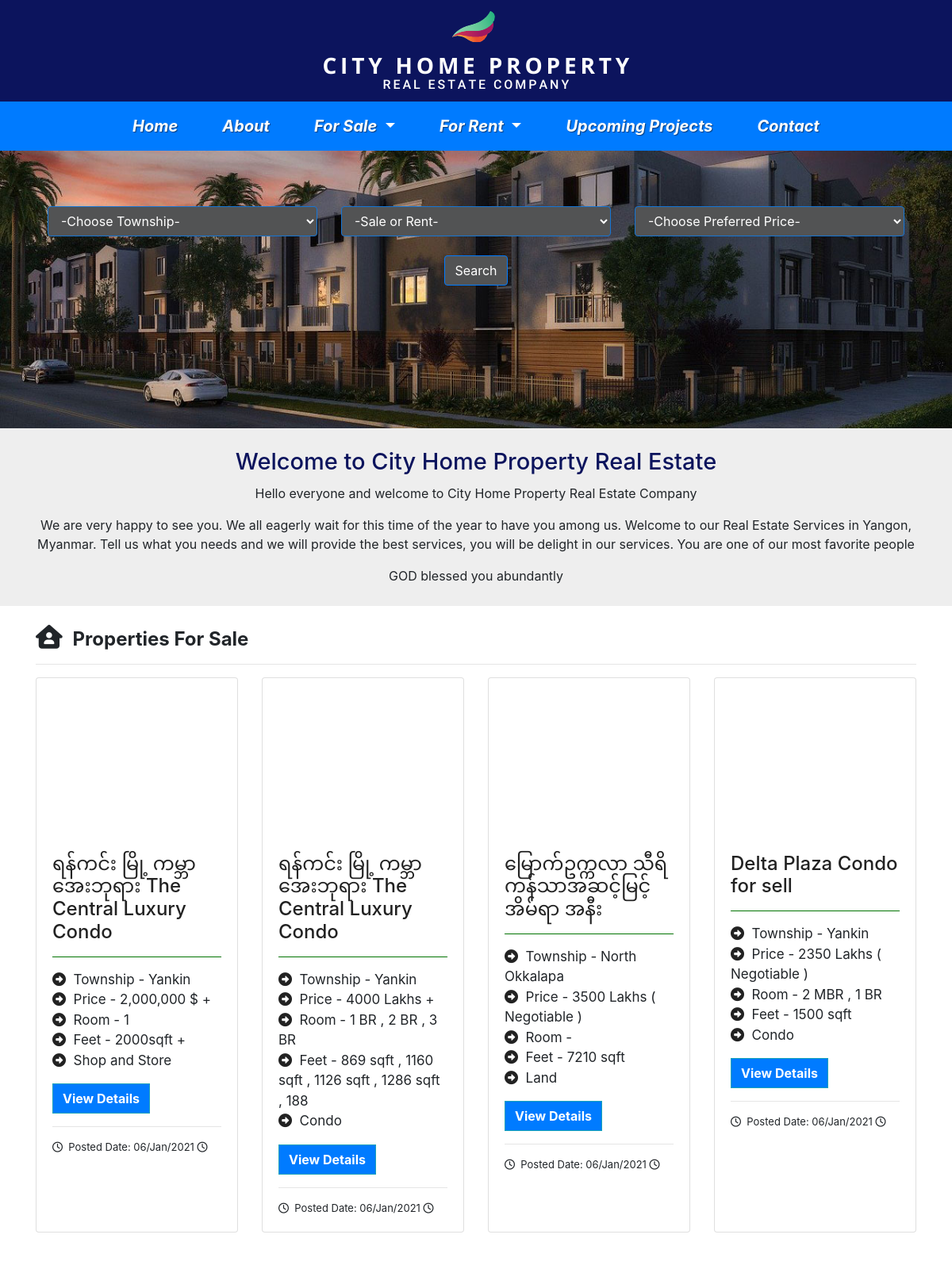
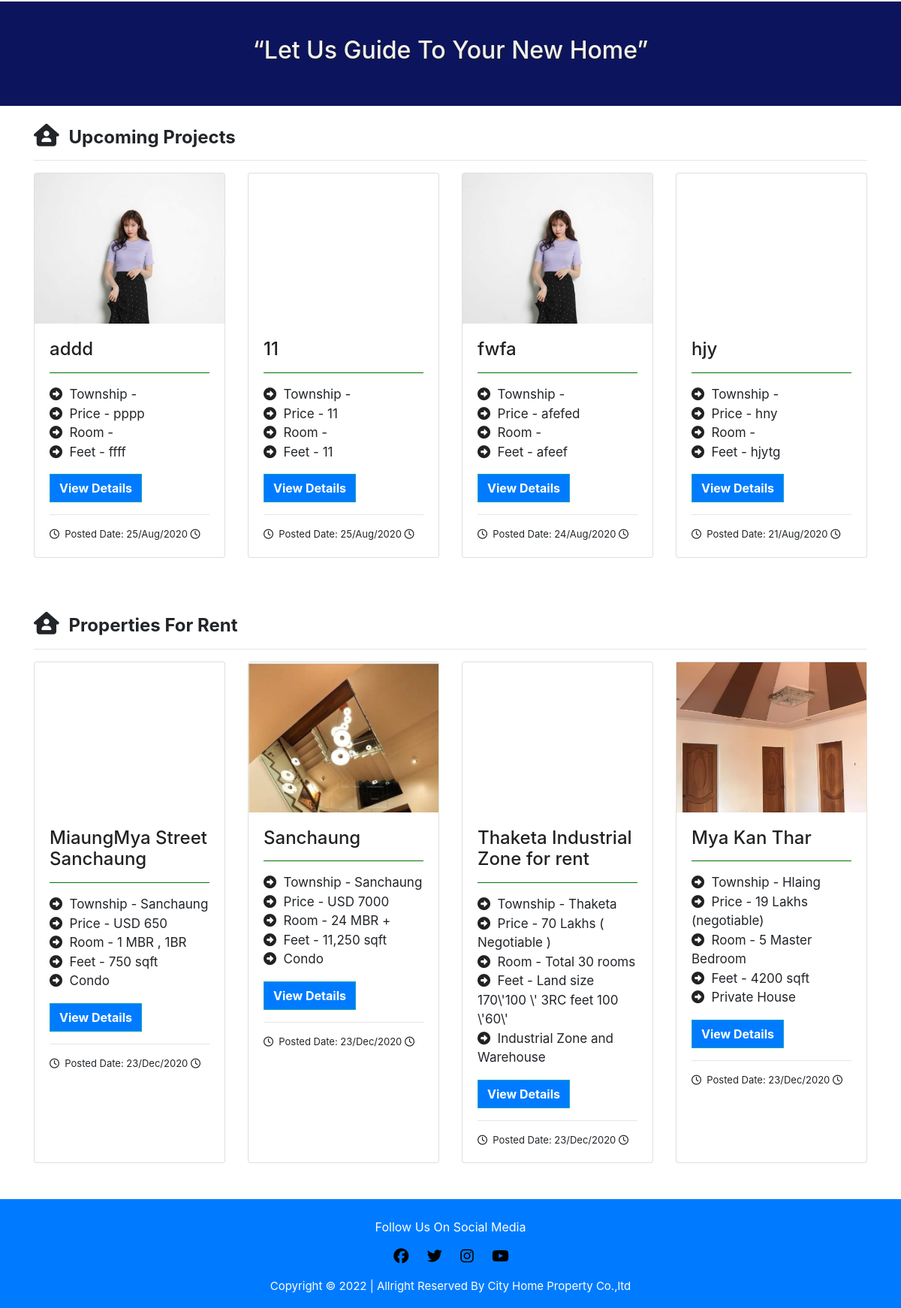
The page / on the database its author committed (2 pictures, top to bottom).
### tables this page shows
CREATE TABLE `for_sale` (
  `id` int(20) NOT NULL,
  `address` varchar(250) NOT NULL,
  `township` varchar(250) NOT NULL,
  `price` varchar(250) NOT NULL,
  `room` varchar(200) DEFAULT NULL,
  `feet` varchar(50) NOT NULL,
  `description` text NOT NULL,
  `img1` text NOT NULL,
  `img2` text NOT NULL,
  `img3` text NOT NULL,
  `img4` text NOT NULL,
  `img5` text NOT NULL,
  `img6` text NOT NULL,
  `img7` text NOT NULL,
  `img8` text NOT NULL,
  `img9` text NOT NULL,
  `img10` text NOT NULL,
  `img11` text NOT NULL,
  `img12` text NOT NULL,
  `img13` text NOT NULL,
  `img14` text NOT NULL,
  `img15` text NOT NULL,
  `img16` text NOT NULL,
  `img17` text NOT NULL,
  `img18` text NOT NULL,
  `img19` text NOT NULL,
  `img20` text NOT NULL,
  `category_name` varchar(50) NOT NULL,
  `sold` int(2) NOT NULL DEFAULT '0',
  `created` timestamp NOT NULL DEFAULT CURRENT_TIMESTAMP,
  `updated` timestamp NOT NULL DEFAULT CURRENT_TIMESTAMP
);

CREATE TABLE `project` (
  `id` int(20) NOT NULL,
  `address` varchar(250) NOT NULL,
  `township` varchar(250) NOT NULL,
  `price` varchar(250) NOT NULL,
  `room` varchar(200) NOT NULL,
  `feet` varchar(12) NOT NULL,
  `description` text NOT NULL,
  `sold` int(2) NOT NULL DEFAULT '0',
  `img1` text NOT NULL,
  `img2` text NOT NULL,
  `img3` text NOT NULL,
  `img4` text NOT NULL,
  `img5` text NOT NULL,
  `img6` text NOT NULL,
  `img7` text NOT NULL,
  `created` timestamp NOT NULL DEFAULT CURRENT_TIMESTAMP,
  `updated` timestamp NOT NULL DEFAULT CURRENT_TIMESTAMP
);

CREATE TABLE `for_rent` (
  `id` int(20) NOT NULL,
  `address` varchar(250) NOT NULL,
  `township` varchar(250) NOT NULL,
  `price` varchar(250) NOT NULL,
  `room` varchar(200) DEFAULT NULL,
  `feet` varchar(50) NOT NULL,
  `description` text NOT NULL,
  `img1` text NOT NULL,
  `img2` text NOT NULL,
  `img3` text NOT NULL,
  `img4` text NOT NULL,
  `img5` text NOT NULL,
  `img6` text NOT NULL,
  `img7` text NOT NULL,
  `img8` text NOT NULL,
  `img9` text NOT NULL,
  `img10` text NOT NULL,
  `img11` text NOT NULL,
  `img12` text NOT NULL,
  `img13` text NOT NULL,
  `img14` text NOT NULL,
  `img15` text NOT NULL,
  `img16` text NOT NULL,
  `img17` text NOT NULL,
  `img18` text NOT NULL,
  `img19` text NOT NULL,
  `img20` text NOT NULL,
  `category_name` varchar(50) NOT NULL,
  `sold` int(2) NOT NULL DEFAULT '0',
  `created` timestamp NOT NULL DEFAULT CURRENT_TIMESTAMP,
  `updated` timestamp NOT NULL DEFAULT CURRENT_TIMESTAMP
);

### index.php (the view, shortened to what this page needs)
<!DOCTYPE html>
<html>
<head>
  <?php include('pages/head.php');
     require_once('cityhome-admin/db.php');
  $saleSql= "SELECT * FROM for_sale ORDER BY id DESC  LIMIT 4";
  $mysale = mysqli_query($dbcon,$saleSql);
   $rentSql= "SELECT * FROM for_rent ORDER BY id DESC LIMIT 4";
   $myrent = mysqli_query($dbcon,$rentSql);
   $projectSql= "SELECT * FROM project ORDER BY id DESC LIMIT 4";
   $myproject = mysqli_query($dbcon,$projectSql);
  ?>
</head>
<body>
<?php include('pages/nav.php'); ?>
 <div class="search-bg">
    <div class="container">
 <div class="container">
  <form method="post" action="search.php">
  <div class="row">
    <div class="col-md-4" id="tomar1" >
        <select class="form-control" id="select" name="town">
          <option value="">-Choose Township-</option>
        </select>
    </div>
    <div class="col-md-4" id="tomar2">
          <select class="form-control" id="sr" name="choose">
            <option value="">-Sale or Rent-</option>
        </select>
    </div>
    <div class="col-md-4" id="tomar2">
        <select class="form-control" id="cp" name="choosePrice" disabled="">
            <option value="">-Choose Preferred Price-</option>
        </select>
    </div>
  </div>
  </div>
  <br>
<div class="sBtn">
    <button type="submit"  class="btn btn-primary" id="mbtn" placeholder="Search by Title" class="form-control" name="search" autocomplete="off" value="search">Search</button>
</div>
    </div>
</div>
<div style="background-color: #eee;" id="welcome">
  <h1 class ="text-center">Welcome to City Home Property Real Estate</h1>
  <p class="text-center">Hello everyone and welcome to City Home Property Real Estate Company </p>
  <p class="text-center">We are very happy to see you. We all eagerly wait for this time of the year to have you among us. Welcome to our Real Estate Services in Yangon, Myanmar. Tell us what you needs and we will provide the best services, you will be delight in our services. You are one of our most favorite people</p>
  <p class="text-center">GOD blessed you abundantly</p>
</div>
<br>
    <div class="container mycard">
    <div>
    <h4 > <i class="fas fa-house-user" style="font-size: 30px;"></i>&nbsp;&nbsp;<b>Properties For Sale</b></h4>
    </div>
    <hr>
    <div class="card-deck">
        <?php while($value = mysqli_fetch_assoc($mysale)){
        ?>
        <div class="card">
        <div style="background-image: url('cityhome-admin/sale/<?php echo $value['img1']; ?>'); height: 200px; background-size: cover;"></div>
        <div class="card-body">
        <h4 class="center"><?php echo $value['address']; ?></h4>
       <hr color="green">
           <p>
            <i class="fas fa-arrow-alt-circle-right"></i>&nbsp;&nbsp;Township - <?php echo $value['township']; ?> <br>
            <i class="fas fa-arrow-alt-circle-right"></i>&nbsp;&nbsp;Price - <?php echo $value['price']; ?><br>
            <i class="fas fa-arrow-alt-circle-right"></i>&nbsp;&nbsp;Room - <?php echo $value['room']; ?><br>
            <i class="fas fa-arrow-alt-circle-right"></i>&nbsp;&nbsp;Feet - <?php echo $value['feet']; ?><br>
            <i class="fas fa-arrow-alt-circle-right"></i>&nbsp;&nbsp;<?php echo $value['category_name']; ?><br>
          </p>
          <a href="saledetail.php?forsaleId=<?php echo $value['id']; ?>" class="btn btn-info"><b>View Details</b></a>
         <hr>
         <div class="post">
            <i class="far fa-clock"></i>&nbsp;&nbsp;Posted Date:  <?php echo date('d/M/Y',strtotime($value['created'])); ?> <i class="far fa-clock"></i>
         </div>
        </div>
      </div>
     <?php
       } ?>
      </div>
      </div>
<br><br>
  <div class="w-100 p-3"  id="middle">
  <h2 class ="text-center"><q>Let Us Guide To Your New Home</q></h2>
</div>
<br>
 <div class="container mycard">
  <div>
 <h4 > <i class="fas fa-house-user" style="font-size: 30px;"></i>&nbsp;&nbsp;<b>Upcoming Projects</b></h4>
</div>
 <hr>
    <div class="card-deck">
        <?php while($value = mysqli_fetch_assoc($myproject)){
        ?>
        <div class="card">
        <div style="background-image: url('cityhome-admin/project/<?php echo $value['img1']; ?>'); height: 200px; background-size: cover;"></div>
        <div class="card-body">
        <h4 class="center"><?php echo $value['address']; ?></h4>
       <hr color="green">
           <p>
            <i class="fas fa-arrow-alt-circle-right"></i>&nbsp;&nbsp;Township - <?php echo $value['township']; ?> <br>
            <i class="fas fa-arrow-alt-circle-right"></i>&nbsp;&nbsp;Price - <?php echo $value['price']; ?><br>
            <i class="fas fa-arrow-alt-circle-right"></i>&nbsp;&nbsp;Room - <?php echo $value['room']; ?><br>
            <i class="fas fa-arrow-alt-circle-right"></i>&nbsp;&nbsp;Feet - <?php echo $value['feet']; ?><br>
          </p>
          <a href="pjdetail.php?projectId=<?php echo $value['id']; ?>" class="btn btn-info"><b>View Details</b></a>
         <hr>
         <div class="post">
            <i class="far fa-clock"></i>&nbsp;&nbsp;Posted Date:  <?php echo date('d/M/Y',strtotime($value['created'])); ?> <i class="far fa-clock"></i>
         </div>
        </div>
      </div>
     <?php
       } ?>
      </div>
  </div>
<br><br>
<br>
     <div class="container mycard">
     <div>
      <h4 > <i class="fas fa-house-user" style="font-size: 30px;"></i>&nbsp;&nbsp;<b>Properties For Rent</b></h4>
    </div>
<hr>
   <div class="card-deck">
        <?php while($value = mysqli_fetch_assoc($myrent)){
        ?>
        <div class="card">
        <div style="background-image: url('cityhome-admin/rent/<?php echo $value['img1']; ?>'); height: 200px; background-size: cover;"></div>
        <div class="card-body">
        <h4 class="center"><?php echo $value['address']; ?></h4>
       <hr color="green">
           <p>
            <i class="fas fa-arrow-alt-circle-right"></i>&nbsp;&nbsp;Township - <?php echo $value['township']; ?> <br>
            <i class="fas fa-arrow-alt-circle-right"></i>&nbsp;&nbsp;Price - <?php echo $value['price']; ?> <br>
            <i class="fas fa-arrow-alt-circle-right"></i>&nbsp;&nbsp;Room - <?php echo $value['room']; ?><br>
            <i class="fas fa-arrow-alt-circle-right"></i>&nbsp;&nbsp;Feet - <?php echo $value['feet']; ?><br>
            <i class="fas fa-arrow-alt-circle-right"></i>&nbsp;&nbsp;<?php echo $value['category_name']; ?><br>
          </p>
          <a href="rentdetail.php?forrentId=<?php echo $value['id']; ?>" class="btn btn-info"><b>View Details</b></a>
         <hr>
         <div class="post">
            <i class="far fa-clock"></i>&nbsp;&nbsp;Posted Date:  <?php echo date('d/M/Y',strtotime($value['created'])); ?> <i class="far fa-clock"></i>
         </div>
        </div>
      </div>
     <?php
       } ?>
      </div>
  </div>
<br>
<br>
<?php include('pages/footer.php'); ?>
</body>
</html>

### pages/head.php (shortened to what this page needs)
<link rel="stylesheet" type="text/css" href="css/style.css">
<link rel="stylesheet" type="text/css" href="css/bootstrap.css">

### pages/nav.php (shortened to what this page needs)
<header class="logo">
   <div>
      <img src="img/cityhome-logo.png">
<br>
</div>
</header>
  <nav class="navbar navbar-expand-lg navbar-light mynav sticky-top" >
  <div class="collapse navbar-collapse justify-content-center" id="navbarSupportedContent">
    <ul class="navbar-nav">
      <li class="nav-item">
       <a class="nav-link" href="/"><b>Home</b></a>
      </li>
      <li class="nav-item">
      <a class="nav-link" href="about.php">
        <b>About</b></a>
      </li>
 <li class="nav-item dropdown">
        <a class="nav-link dropdown-toggle" href="condosale.php" id="navbarDropdown" role="button" data-toggle="dropdown" aria-haspopup="true" aria-expanded="false">
        <b>  For Sale</b>
        </a>
  </li>
  <li class="nav-item dropdown">
        <a class="nav-link dropdown-toggle" href="condorent.php" id="navbarDropdown" role="button" data-toggle="dropdown" aria-haspopup="true" aria-expanded="false">
         <b> For Rent</b>
        </a>
 </li>
  <li class="nav-item">
          <a class="nav-link" href="project.php"><b>Upcoming Projects</b></a>
  </li>
  <li class="nav-item">
          <a class="nav-link" href="contact.php"><b>Contact</b></a>
  </li>
  </ul>
   </div>
</nav>

### pages/footer.php
<div class="container-fluid footer">
	<br>
	<p class="text-center">Follow Us On Social Media</p>
   <ul class="icon">
	<li>
	<a href="https://www.facebook.com/cityhomeproperty.mm"><i class="fab fa-facebook"></i></a>
	</li>
	<li>
	<a href="#"><i class="fab fa-twitter"></i></a>
	</li>
	<li>
	<a href="#"><i class="fab fa-instagram"></i></a>
	</li>
	<li>
	<a href=""><i class="fab fa-youtube"></i></a>
	</li>
   </ul>
    <p class="text-center" id="copy">Copyright &copy; <?php echo Date('Y'); ?> | Allright Reserved By City Home Property Co.,ltd</p>
</div>

### css/style.css (style rules this page uses)
:root { --blue:#007bff; --black:#222; }
.mynav { background-color:var(--blue)!important; width: 100%; }
#middle { background-color:#0c145d !important; }
#middle h2 { color:#f2f2f2 !important; text-shadow:1px 1px 2px #222; }
.mynav ul { margin-left: 0px; }
.mynav ul li { padding:0px 20px; }
.mynav ul li a { text-shadow: -1px -1px 1px rgba(255,255,255,.1), 1px 1px 1px rgba(0,0,0,.5); color: white !important; font-size: 20px; font-style: italic; }
h1 { color: #0c145d; }
.logo { background:#0C145D !important; }
.logo div { text-align:center; padding-top:10px; padding-bottom:10px; }
.search-bg { background-image:url('../img/searchbg.jpg')!important; background-size: cover; width:100%; height: 350px; padding-top: 70px; }
#mbtn { background-color: #525354; }
.sBtn { text-align:center; }
#tomar1 select { background:#525354!important; color:white; }
#tomar2 select { background:#525354!important; color: white; }
.footer { background-color: var(--blue)!important; padding: 1px; }
.icon { text-align: center; margin-right: 38px; }
.icon li { list-style-type: none; display: inline-block; }
.icon li i { margin:0px 10px; font-size: 20px; }
.footer p { color: white !important; }
.footer ul li a i { color: black; }
.card-deck .card { background:var(none) !important; }
.card-deck .card .btn-info { background:var(--blue)!important; border-radius: 0px !important; }
.card-deck .card .btn-info { background: var(--blue)!important; }
.card .card-body h4,h5 { color: var(--black)!important; font-style: initial; }
.card-deck .card p i { color: var(--black)!important; }
.card-deck .card p { font-size: 17px; }
.post { font-size: 13px; }
.form-control { border:1px solid #1576d6 !important; }
.tocall form, button { background: yellow; text-align: right; }
html, body { position: relative; height: 100%; }
body { background:none; font-family: Helvetica Neue, Helvetica, Arial, sans-serif; font-size: 14px; color: #000; margin: 0; padding: 0; }
#welcome { padding:25px 20px 10px 20px; }
#welcome h1 { font-size:29px; margin-bottom: 10px; }
#middle h2 { padding:30px 0px; }
#copy { font-size:15px; }

### rows shown on the page
for_sale: address "ရန်ကင်း မြို့ ကမ္ဘာအေးဘုရား The Central Luxury Condo", township "Yankin", price "2,000,000 $ +", room "1", feet "2000sqft +", category_name "Shop and Store", created "06/Jan/2021"
for_sale: address "ရန်ကင်း မြို့ ကမ္ဘာအေးဘုရား The Central Luxury Condo", township "Yankin", price "4000 Lakhs +", room "1 BR , 2 BR , 3 BR", feet "869 sqft , 1160 sqft , 1126 sqft , 1286 sqft , 188", category_name "Condo", created "06/Jan/2021"
for_sale: address "မြောက်ဥက္ကလာ သီရိကန်သာအဆင့်မြင့်အိမ်ရာ အနီး", township "North Okkalapa", price "3500 Lakhs ( Negotiable )", feet "7210 sqft", category_name "Land", created "06/Jan/2021"
for_sale: address "Delta Plaza Condo for sell", township "Yankin", price "2350 Lakhs ( Negotiable )", room "2 MBR , 1 BR", feet "1500 sqft", category_name "Condo", created "06/Jan/2021"
project: img1 (picture), address "addd", price "pppp", feet "ffff", created "25/Aug/2020"
project: address "11", price "11", feet "11", created "25/Aug/2020"
project: img1 (picture), address "fwfa", price "afefed", feet "afeef", created "24/Aug/2020"
project: address "hjy", price "hny", feet "hjytg", created "21/Aug/2020"
for_rent: address "MiaungMya Street Sanchaung", township "Sanchaung", price "USD 650", room "1 MBR , 1BR", feet "750 sqft", category_name "Condo", created "23/Dec/2020"
for_rent: img1 (picture), address "Sanchaung", township "Sanchaung", price "USD 7000", room "24 MBR +", feet "11,250 sqft", category_name "Condo", created "23/Dec/2020"
for_rent: address "Thaketa Industrial Zone for rent", township "Thaketa", price "70 Lakhs ( Negotiable )", room "Total 30 rooms", feet "Land size 170\\'100 \\' 3RC feet 100 \\'60\\'", category_name "Industrial Zone and Warehouse", created "23/Dec/2020"
for_rent: img1 (picture), address "Mya Kan Thar", township "Hlaing", price "19 Lakhs (negotiable)", room "5 Master Bedroom", feet "4200 sqft", category_name "Private House", created "23/Dec/2020"

### other values the page prints
Date('Y') "2022"
